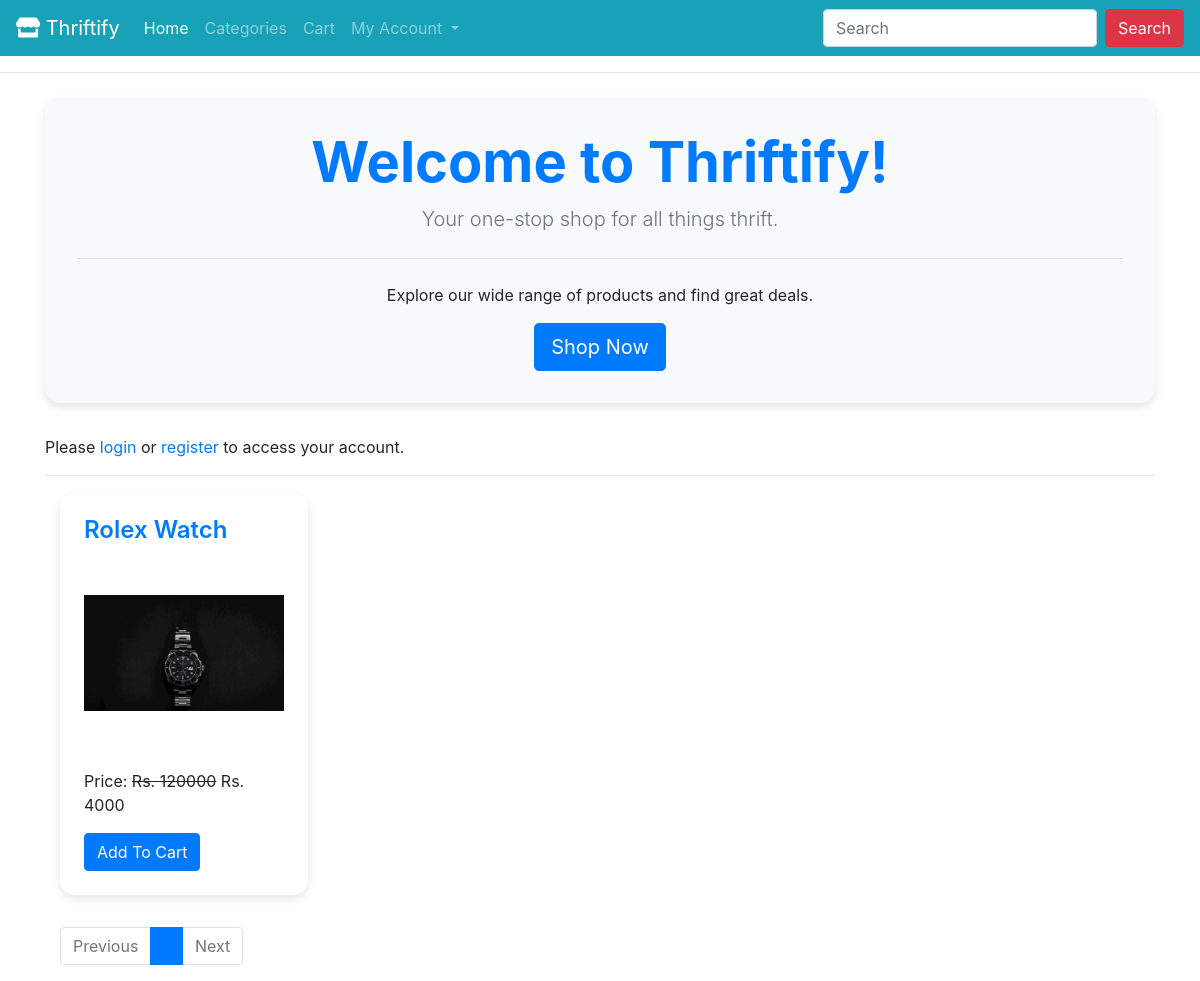
The page / on the database its author committed.
### Thrift/models.py (models this page shows, shortened)
class Product(models.Model):
    title = models.CharField(max_length=200)
    slug = models.SlugField(unique=True)
    category = models.ForeignKey(Category, on_delete=models.CASCADE)
    image = models.ImageField(upload_to="products")
    marked_price = models.PositiveIntegerField()
    selling_price = models.PositiveIntegerField()
    description = models.TextField()
    warranty = models.CharField(max_length=300, null=True, blank=True)
    return_policy = models.CharField(max_length=300, null=True, blank=True)
    view_count = models.PositiveIntegerField(default=0)

### Thrift/views.py (the view)
# urls.py: path("", HomeView.as_view(), name="home"),
class HomeView(EcomMixin, TemplateView):
    template_name = "home.html"
    def get_context_data(self, **kwargs):
        context = super().get_context_data(**kwargs)
        context['myname'] = "Yuvraj Jagtap"
        all_products = Product.objects.all().order_by("-id")
        paginator = Paginator(all_products, 8)
        page_number = self.request.GET.get('page')
        print(page_number)
        product_list = paginator.get_page(page_number)
        context['product_list'] = product_list
        if self.request.user.is_authenticated:
            try:
                customer = self.request.user.customer
                context['customer'] = customer
            except Customer.DoesNotExist:
                context['customer'] = None
        return context

### Thrift/views.py (called while the page is built)
    def dispatch(self, request, *args, **kwargs):
        cart_id = request.session.get("cart_id")
        if cart_id:
            cart_obj = Cart.objects.get(id=cart_id)
            if request.user.is_authenticated and hasattr(request.user, 'customer'):
                cart_obj.customer = request.user.customer
                cart_obj.save()
        return super().dispatch(request, *args, **kwargs)

### templates/home.html (shortened to what this page needs)
{% extends "base.html" %}
{% block content %}
<div class="jumbotron text-center">
    <h1 class="display-4">Welcome to Thriftify!</h1>
    <p class="lead">Your one-stop shop for all things thrift.</p>
    <hr class="my-4">
    <p>Explore our wide range of products and find great deals.</p>
    <a class="btn btn-primary btn-lg" href="{% url 'Thrift:allproducts' %}" role="button">Shop Now</a>
</div>
{% if customer %}
    <p>Welcome back, {{ customer.full_name }}!</p>
{% else %}
    <p>Please <a href="{% url 'Thrift:customerlogin' %}">login</a> or <a href="{% url 'Thrift:customerregistration' %}">register</a> to access your account.</p>
{% endif %}
<hr>
<div class="container">
    <div class="row mt-3">
        {% for p in product_list %}
        <div class="col-md-3">
            <div class="card">
                <div class="m-4">
                    <h4><a href="{% url 'Thrift:productdetail' p.slug %}">{{p.title}}</a></h4>
                    <img src="{{p.image.url}}" alt="" class="img-fluid" style="height: 200px; object-fit: contain;">
                    <p class="mt-3">Price: <strike>Rs. {{p.marked_price}}</strike> Rs. {{p.selling_price}}</p>
                    <a href="{% url 'Thrift:addtocart' p.id %}" class="btn btn-primary">Add To Cart</a>
                </div>
            </div>
        </div>
        {% endfor %}
    </div>
    <nav aria-label="...">
        <ul class="pagination">
            {% if product_list.has_previous %}
            <li class="page-item">
                <a class="page-link" href="?page={{ product_list.previous_page_number }}">Previous</a>
              </li>
            {% else %}
            <li class="page-item disabled">
                <a class="page-link" href="#" tabindex="-1" aria-disabled="true">Previous</a>
            </li>
            {% endif %}
            {% for i in product_list.paginator.page_range %}
            {% if i == product_list.number %}
            <li class="page-item active"><a class="page-link">{{i}}</a></li>
            {% else %}
            <li class="page-item"><a class="page-link" href="?page={{i}}">{{i}}</a></li>
            {% endif %}
            {% endfor %}
            {% if product_list.has_next %}
            <li class="page-item">
                <a class="page-link" href="?page={{ product_list.next_page_number }}">Next</a>
            </li>
            {% else %}
            <li class="page-item disabled">
                <a class="page-link" href="#" tabindex="-1" aria-disabled="true">Next</a>
            </li>
            {% endif %}
        </ul>
      </nav>
</div>
{% endblock %}

### templates/home.html (style rules this page uses)
.jumbotron { background-color: #f8f9fa; padding: 2rem 2rem; border-radius: 15px; box-shadow: 0 4px 8px rgba(0, 0, 0, 0.1); }
.jumbotron .display-4 { font-weight: 700; color: #007bff; }
.jumbotron .lead { font-size: 1.25rem; color: #6c757d; }
.jumbotron .btn-primary { background-color: #007bff; border-color: #007bff; transition: background-color 0.3s ease, border-color 0.3s ease; }
.card { margin-bottom: 2rem; border: none; box-shadow: 0 4px 8px rgba(0, 0, 0, 0.1); border-radius: 15px; }
.card h4 { font-weight: 600; }
.card img { border-top-left-radius: 15px; border-top-right-radius: 15px; }
.card .btn-primary { background-color: #007bff; border-color: #007bff; transition: background-color 0.3s ease, border-color 0.3s ease; }
.pagination .page-item .page-link { color: #007bff; border-color: #dee2e6; transition: background-color 0.3s ease, border-color 0.3s ease; }
.pagination .page-item.active .page-link { background-color: #007bff; border-color: #007bff; }
.pagination .page-item.disabled .page-link { color: #6c757d; }

### rows shown on the page
Product: title "Rolex Watch", image (picture), marked_price "120000", selling_price "4000"
